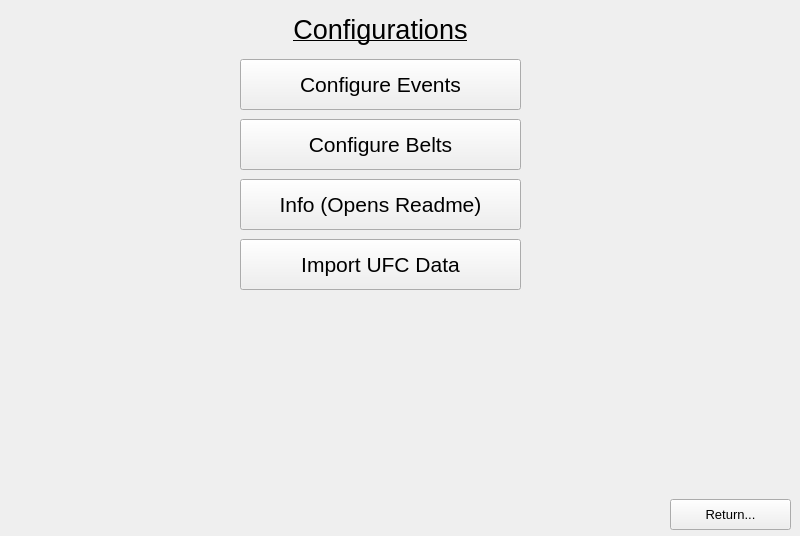
<?xml version="1.0" encoding="UTF-8"?>
<ui version="4.0">
 <class>MainWindow</class>
 <widget class="QMainWindow" name="MainWindow">
  <property name="geometry">
   <rect>
    <x>0</x>
    <y>0</y>
    <width>800</width>
    <height>536</height>
   </rect>
  </property>
  <property name="windowTitle">
   <string>MainWindow</string>
  </property>
  <widget class="QWidget" name="Main">
   <property name="autoFillBackground">
    <bool>true</bool>
   </property>
   <widget class="QWidget" name="MainPage" native="true">
    <property name="geometry">
     <rect>
      <x>0</x>
      <y>-1</y>
      <width>801</width>
      <height>541</height>
     </rect>
    </property>
    <property name="autoFillBackground">
     <bool>true</bool>
    </property>
    <widget class="QLabel" name="label">
     <property name="geometry">
      <rect>
       <x>270</x>
       <y>10</y>
       <width>221</width>
       <height>41</height>
      </rect>
     </property>
     <property name="font">
      <font>
       <pointsize>20</pointsize>
       <underline>true</underline>
      </font>
     </property>
     <property name="text">
      <string>Configurations</string>
     </property>
     <property name="alignment">
      <set>Qt::AlignCenter</set>
     </property>
    </widget>
    <widget class="QPushButton" name="pushButton">
     <property name="geometry">
      <rect>
       <x>240</x>
       <y>60</y>
       <width>281</width>
       <height>51</height>
      </rect>
     </property>
     <property name="font">
      <font>
       <pointsize>16</pointsize>
      </font>
     </property>
     <property name="text">
      <string>Configure Events</string>
     </property>
    </widget>
    <widget class="QPushButton" name="pushButton_2">
     <property name="geometry">
      <rect>
       <x>240</x>
       <y>120</y>
       <width>281</width>
       <height>51</height>
      </rect>
     </property>
     <property name="font">
      <font>
       <pointsize>16</pointsize>
      </font>
     </property>
     <property name="text">
      <string>Configure Belts</string>
     </property>
    </widget>
    <widget class="QPushButton" name="pushButton_3">
     <property name="geometry">
      <rect>
       <x>670</x>
       <y>500</y>
       <width>121</width>
       <height>31</height>
      </rect>
     </property>
     <property name="font">
      <font>
       <pointsize>10</pointsize>
      </font>
     </property>
     <property name="text">
      <string>Return...</string>
     </property>
    </widget>
    <widget class="QPushButton" name="pushButton_4">
     <property name="geometry">
      <rect>
       <x>240</x>
       <y>180</y>
       <width>281</width>
       <height>51</height>
      </rect>
     </property>
     <property name="font">
      <font>
       <pointsize>16</pointsize>
      </font>
     </property>
     <property name="text">
      <string>Info (Opens Readme)</string>
     </property>
    </widget>
    <widget class="QPushButton" name="pushButton_5">
     <property name="geometry">
      <rect>
       <x>240</x>
       <y>240</y>
       <width>281</width>
       <height>51</height>
      </rect>
     </property>
     <property name="font">
      <font>
       <pointsize>16</pointsize>
      </font>
     </property>
     <property name="text">
      <string>Import UFC Data</string>
     </property>
    </widget>
   </widget>
   <widget class="QWidget" name="ModifyBelts" native="true">
    <property name="geometry">
     <rect>
      <x>0</x>
      <y>0</y>
      <width>801</width>
      <height>541</height>
     </rect>
    </property>
    <property name="autoFillBackground">
     <bool>true</bool>
    </property>
    <widget class="QPushButton" name="pushButton_7">
     <property name="geometry">
      <rect>
       <x>670</x>
       <y>500</y>
       <width>121</width>
       <height>31</height>
      </rect>
     </property>
     <property name="font">
      <font>
       <pointsize>10</pointsize>
      </font>
     </property>
     <property name="text">
      <string>Return...</string>
     </property>
    </widget>
    <widget class="QLabel" name="label_2">
     <property name="geometry">
      <rect>
       <x>260</x>
       <y>0</y>
       <width>221</width>
       <height>41</height>
      </rect>
     </property>
     <property name="font">
      <font>
       <pointsize>20</pointsize>
       <underline>true</underline>
      </font>
     </property>
     <property name="text">
      <string>Modify Events</string>
     </property>
     <property name="alignment">
      <set>Qt::AlignCenter</set>
     </property>
    </widget>
    <widget class="QTableView" name="tableView">
     <property name="geometry">
      <rect>
       <x>10</x>
       <y>40</y>
       <width>771</width>
       <height>451</height>
      </rect>
     </property>
    </widget>
    <widget class="QPushButton" name="pushButton_8">
     <property name="geometry">
      <rect>
       <x>10</x>
       <y>500</y>
       <width>121</width>
       <height>31</height>
      </rect>
     </property>
     <property name="font">
      <font>
       <pointsize>10</pointsize>
      </font>
     </property>
     <property name="text">
      <string>Add New Event</string>
     </property>
    </widget>
    <widget class="QPushButton" name="pushButton_9">
     <property name="geometry">
      <rect>
       <x>140</x>
       <y>500</y>
       <width>121</width>
       <height>31</height>
      </rect>
     </property>
     <property name="font">
      <font>
       <pointsize>10</pointsize>
      </font>
     </property>
     <property name="text">
      <string>Delete Event</string>
     </property>
    </widget>
   </widget>
   <zorder>ModifyBelts</zorder>
   <zorder>MainPage</zorder>
  </widget>
 </widget>
 <resources/>
 <connections/>
</ui>
